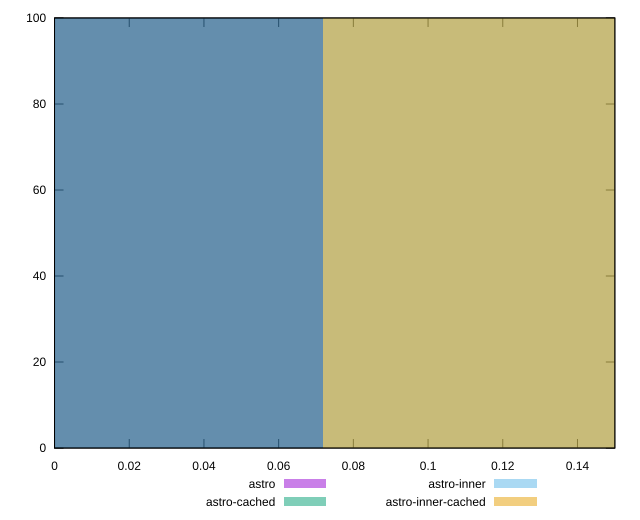

Write the gnuplot code that produced this figure.
reset

$astro <<EOF
0 100
EOF

$astroCached <<EOF
0 100
EOF

$astroInner <<EOF
0.14363217790352142 100
EOF

$astroInnerCached <<EOF
0.14363217790352142 100
EOF

set key outside below
set boxwidth 0.14363217790352142
set xrange [0:0.15]
set yrange [0:100]
set trange [0:100]
set style fill transparent solid 0.5 noborder
set terminal svg size 640, 520 enhanced background rgb 'white'
set output "reports/report_00033_2021-03-01T14-23-16.841Z/uses-text-compression/comparison/histogram/all_score.svg"

plot $astro title "astro" with boxes, \
     $astroCached title "astro-cached" with boxes, \
     $astroInner title "astro-inner" with boxes, \
     $astroInnerCached title "astro-inner-cached" with boxes

reset
